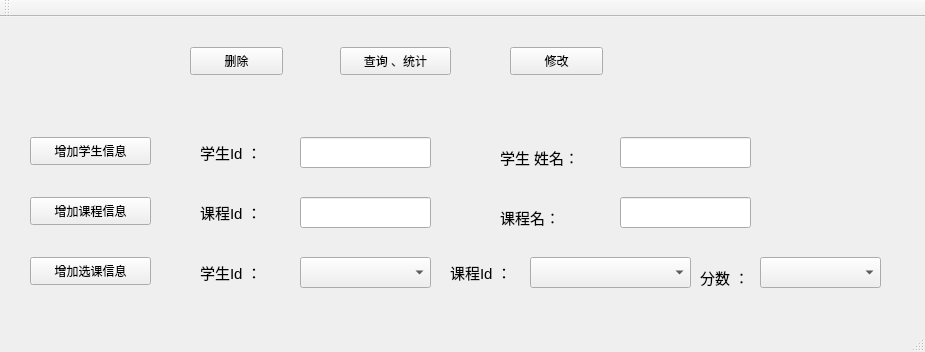
<?xml version="1.0" encoding="UTF-8"?>
<ui version="4.0">
 <class>MainWindow</class>
 <widget class="QMainWindow" name="MainWindow">
  <property name="geometry">
   <rect>
    <x>0</x>
    <y>0</y>
    <width>925</width>
    <height>352</height>
   </rect>
  </property>
  <property name="windowTitle">
   <string>学生选课系统</string>
  </property>
  <property name="windowIcon">
   <iconset resource="icon.qrc">
    <normaloff>:/new/prefix1/u=2480412190,1647306576&amp;fm=26&amp;gp=0.jpg</normaloff>:/new/prefix1/u=2480412190,1647306576&amp;fm=26&amp;gp=0.jpg</iconset>
  </property>
  <widget class="QWidget" name="centralWidget">
   <widget class="QLabel" name="label">
    <property name="geometry">
     <rect>
      <x>200</x>
      <y>120</y>
      <width>81</width>
      <height>31</height>
     </rect>
    </property>
    <property name="text">
     <string>&lt;html&gt;&lt;head/&gt;&lt;body&gt;&lt;p&gt;&lt;span style=&quot; font-size:11pt;&quot;&gt;学生Id ：&lt;/span&gt;&lt;/p&gt;&lt;/body&gt;&lt;/html&gt;</string>
    </property>
   </widget>
   <widget class="QLabel" name="label_2">
    <property name="geometry">
     <rect>
      <x>500</x>
      <y>120</y>
      <width>91</width>
      <height>41</height>
     </rect>
    </property>
    <property name="text">
     <string>&lt;html&gt;&lt;head/&gt;&lt;body&gt;&lt;p&gt;&lt;span style=&quot; font-size:11pt;&quot;&gt;学生 姓名：&lt;/span&gt;&lt;/p&gt;&lt;/body&gt;&lt;/html&gt;</string>
    </property>
   </widget>
   <widget class="QPushButton" name="btnAddStu">
    <property name="geometry">
     <rect>
      <x>30</x>
      <y>120</y>
      <width>121</width>
      <height>28</height>
     </rect>
    </property>
    <property name="text">
     <string>增加学生信息</string>
    </property>
   </widget>
   <widget class="QLineEdit" name="txtStuId">
    <property name="geometry">
     <rect>
      <x>300</x>
      <y>120</y>
      <width>131</width>
      <height>31</height>
     </rect>
    </property>
   </widget>
   <widget class="QLineEdit" name="txtStuName">
    <property name="geometry">
     <rect>
      <x>620</x>
      <y>120</y>
      <width>131</width>
      <height>31</height>
     </rect>
    </property>
   </widget>
   <widget class="QPushButton" name="btnAddLes">
    <property name="geometry">
     <rect>
      <x>30</x>
      <y>180</y>
      <width>121</width>
      <height>28</height>
     </rect>
    </property>
    <property name="text">
     <string>增加课程信息</string>
    </property>
   </widget>
   <widget class="QLineEdit" name="txtLessonId">
    <property name="geometry">
     <rect>
      <x>300</x>
      <y>180</y>
      <width>131</width>
      <height>31</height>
     </rect>
    </property>
   </widget>
   <widget class="QLineEdit" name="txtLessonName">
    <property name="geometry">
     <rect>
      <x>620</x>
      <y>180</y>
      <width>131</width>
      <height>31</height>
     </rect>
    </property>
   </widget>
   <widget class="QLabel" name="label_3">
    <property name="geometry">
     <rect>
      <x>200</x>
      <y>180</y>
      <width>81</width>
      <height>31</height>
     </rect>
    </property>
    <property name="text">
     <string>&lt;html&gt;&lt;head/&gt;&lt;body&gt;&lt;p&gt;&lt;span style=&quot; font-size:11pt;&quot;&gt;课程Id ：&lt;/span&gt;&lt;/p&gt;&lt;/body&gt;&lt;/html&gt;</string>
    </property>
   </widget>
   <widget class="QLabel" name="label_4">
    <property name="geometry">
     <rect>
      <x>500</x>
      <y>180</y>
      <width>91</width>
      <height>41</height>
     </rect>
    </property>
    <property name="text">
     <string>&lt;html&gt;&lt;head/&gt;&lt;body&gt;&lt;p&gt;&lt;span style=&quot; font-size:11pt;&quot;&gt;课程名：&lt;/span&gt;&lt;/p&gt;&lt;/body&gt;&lt;/html&gt;</string>
    </property>
   </widget>
   <widget class="QPushButton" name="btnAddselect">
    <property name="geometry">
     <rect>
      <x>30</x>
      <y>240</y>
      <width>121</width>
      <height>28</height>
     </rect>
    </property>
    <property name="text">
     <string>增加选课信息</string>
    </property>
   </widget>
   <widget class="QLabel" name="label_5">
    <property name="geometry">
     <rect>
      <x>200</x>
      <y>240</y>
      <width>81</width>
      <height>31</height>
     </rect>
    </property>
    <property name="text">
     <string>&lt;html&gt;&lt;head/&gt;&lt;body&gt;&lt;p&gt;&lt;span style=&quot; font-size:11pt;&quot;&gt;学生Id ：&lt;/span&gt;&lt;/p&gt;&lt;/body&gt;&lt;/html&gt;</string>
    </property>
   </widget>
   <widget class="QLabel" name="label_6">
    <property name="geometry">
     <rect>
      <x>450</x>
      <y>240</y>
      <width>81</width>
      <height>31</height>
     </rect>
    </property>
    <property name="text">
     <string>&lt;html&gt;&lt;head/&gt;&lt;body&gt;&lt;p&gt;&lt;span style=&quot; font-size:11pt;&quot;&gt;课程Id ：&lt;/span&gt;&lt;/p&gt;&lt;/body&gt;&lt;/html&gt;</string>
    </property>
   </widget>
   <widget class="QLabel" name="label_7">
    <property name="geometry">
     <rect>
      <x>700</x>
      <y>240</y>
      <width>91</width>
      <height>41</height>
     </rect>
    </property>
    <property name="text">
     <string>&lt;html&gt;&lt;head/&gt;&lt;body&gt;&lt;p&gt;&lt;span style=&quot; font-size:11pt;&quot;&gt;分数 ：&lt;/span&gt;&lt;/p&gt;&lt;/body&gt;&lt;/html&gt;</string>
    </property>
   </widget>
   <widget class="QComboBox" name="cmbScore">
    <property name="geometry">
     <rect>
      <x>760</x>
      <y>240</y>
      <width>121</width>
      <height>31</height>
     </rect>
    </property>
   </widget>
   <widget class="QComboBox" name="cmb_lesid">
    <property name="geometry">
     <rect>
      <x>530</x>
      <y>240</y>
      <width>161</width>
      <height>31</height>
     </rect>
    </property>
   </widget>
   <widget class="QComboBox" name="cmb_stuid">
    <property name="geometry">
     <rect>
      <x>300</x>
      <y>240</y>
      <width>131</width>
      <height>31</height>
     </rect>
    </property>
   </widget>
   <widget class="QPushButton" name="btnDelet">
    <property name="geometry">
     <rect>
      <x>190</x>
      <y>30</y>
      <width>93</width>
      <height>28</height>
     </rect>
    </property>
    <property name="text">
     <string>删除</string>
    </property>
   </widget>
   <widget class="QPushButton" name="pushButton">
    <property name="geometry">
     <rect>
      <x>340</x>
      <y>30</y>
      <width>111</width>
      <height>28</height>
     </rect>
    </property>
    <property name="text">
     <string>查询 、统计</string>
    </property>
   </widget>
   <widget class="QPushButton" name="pushButton_2">
    <property name="geometry">
     <rect>
      <x>510</x>
      <y>30</y>
      <width>93</width>
      <height>28</height>
     </rect>
    </property>
    <property name="text">
     <string>修改</string>
    </property>
   </widget>
  </widget>
  <widget class="QMenuBar" name="menuBar">
   <property name="geometry">
    <rect>
     <x>0</x>
     <y>0</y>
     <width>925</width>
     <height>26</height>
    </rect>
   </property>
  </widget>
  <widget class="QToolBar" name="mainToolBar">
   <attribute name="toolBarArea">
    <enum>TopToolBarArea</enum>
   </attribute>
   <attribute name="toolBarBreak">
    <bool>false</bool>
   </attribute>
  </widget>
  <widget class="QStatusBar" name="statusBar"/>
 </widget>
 <layoutdefault spacing="6" margin="11"/>
 <resources>
  <include location="icon.qrc"/>
 </resources>
 <connections>
  <connection>
   <sender>btnAddStu</sender>
   <signal>clicked(bool)</signal>
   <receiver>MainWindow</receiver>
   <slot>addStudentInfo(bool)</slot>
   <hints>
    <hint type="sourcelabel">
     <x>71</x>
     <y>187</y>
    </hint>
    <hint type="destinationlabel">
     <x>198</x>
     <y>94</y>
    </hint>
   </hints>
  </connection>
  <connection>
   <sender>btnAddLes</sender>
   <signal>clicked(bool)</signal>
   <receiver>MainWindow</receiver>
   <slot>addLessonInfo(bool)</slot>
   <hints>
    <hint type="sourcelabel">
     <x>120</x>
     <y>247</y>
    </hint>
    <hint type="destinationlabel">
     <x>198</x>
     <y>156</y>
    </hint>
   </hints>
  </connection>
  <connection>
   <sender>btnAddselect</sender>
   <signal>clicked(bool)</signal>
   <receiver>MainWindow</receiver>
   <slot>addSelectionInfo(bool)</slot>
   <hints>
    <hint type="sourcelabel">
     <x>102</x>
     <y>307</y>
    </hint>
    <hint type="destinationlabel">
     <x>213</x>
     <y>244</y>
    </hint>
   </hints>
  </connection>
  <connection>
   <sender>btnDelet</sender>
   <signal>clicked(bool)</signal>
   <receiver>MainWindow</receiver>
   <slot>deletWindow(bool)</slot>
   <hints>
    <hint type="sourcelabel">
     <x>254</x>
     <y>97</y>
    </hint>
    <hint type="destinationlabel">
     <x>444</x>
     <y>85</y>
    </hint>
   </hints>
  </connection>
  <connection>
   <sender>pushButton</sender>
   <signal>clicked(bool)</signal>
   <receiver>MainWindow</receiver>
   <slot>findWindow(bool)</slot>
   <hints>
    <hint type="sourcelabel">
     <x>392</x>
     <y>73</y>
    </hint>
    <hint type="destinationlabel">
     <x>466</x>
     <y>113</y>
    </hint>
   </hints>
  </connection>
  <connection>
   <sender>pushButton_2</sender>
   <signal>clicked(bool)</signal>
   <receiver>MainWindow</receiver>
   <slot>modifyWindow(bool)</slot>
   <hints>
    <hint type="sourcelabel">
     <x>597</x>
     <y>82</y>
    </hint>
    <hint type="destinationlabel">
     <x>681</x>
     <y>78</y>
    </hint>
   </hints>
  </connection>
 </connections>
 <slots>
  <slot>addStudentInfo(bool)</slot>
  <slot>addLessonInfo(bool)</slot>
  <slot>addSelectionInfo(bool)</slot>
  <slot>deletWindow(bool)</slot>
  <slot>findWindow(bool)</slot>
  <slot>modifyWindow(bool)</slot>
 </slots>
</ui>
